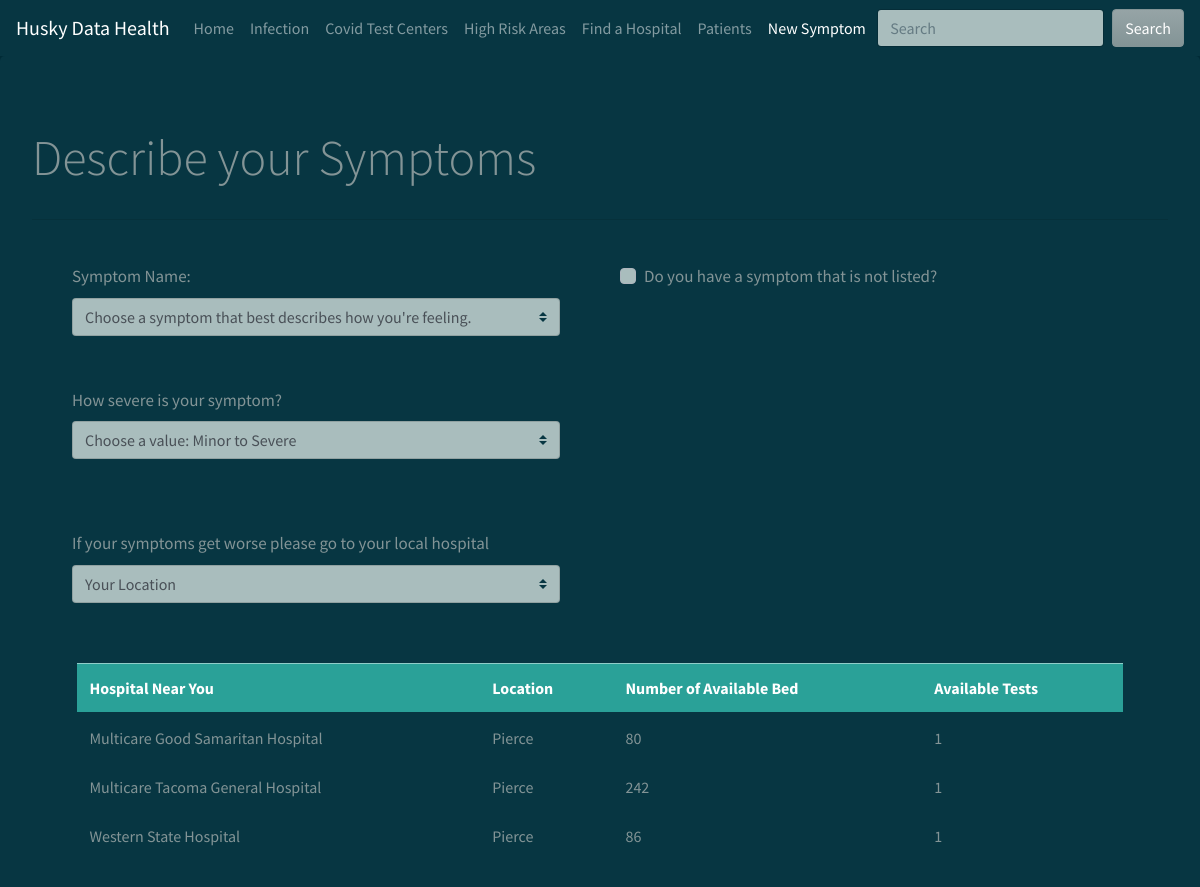
/new_symptoms.php?hospital_county=Pierce, run on the app's committed database.
### tables this page shows
CREATE TABLE `HOSPITAL` (
  `hospital_name` varchar(256) NOT NULL,
  `total_bed` int(11) NOT NULL,
  `occupy_bed` int(11) DEFAULT '0',
  `availability_bed` int(11) DEFAULT NULL,
  `county` varchar(128) DEFAULT NULL,
  `covid_test` int(11) NOT NULL
);

### new_symptoms.php (the view, shortened to what this page needs)
<!DOCTYPE html>
<html lang="en">
    <head>
        <link rel="stylesheet" href="https://bootswatch.com/4/solar/bootstrap.min.css">
        <link rel="stylesheet" type="text/css" href="styleguide_general.css">
    </head>
    <body>
        <nav class="navbar navbar-expand-lg navbar-dark bg-dark">
            <a class="navbar-brand" href="#">Husky Data Health</a>
            <div class="collapse navbar-collapse" id="navbarColor02">
                <ul class="navbar-nav mr-auto">
                    <li class="nav-item">
                        <a class="nav-link" href="index.php">Home
                        </a>
                    </li>
                    <li class="nav-item">
                        <a class="nav-link" href="infection.php">Infection</a>
                    </li>
                    <li class="nav-item">
                        <a class="nav-link" href="covid_test_center.php">Covid Test Centers</a>
                    </li>
                    <li class="nav-item">
                        <a class="nav-link" href="high_risk.php">High Risk Areas</a>
                    </li>
                    <li class="nav-item">
                        <a class="nav-link" href="hospital.php">Find a Hospital</a>
                    </li>
                    <li class="nav-item">
                        <a class="nav-link" href="patient.php">Patients</a>
                    </li>
                    <li class="nav-item active">
                        <a class="nav-link" href="new_symptoms.php">New Symptom</a>
                    </li>
                </ul>
                <form class="form-inline my-2 my-lg-0">
                    <input class="form-control mr-sm-2" type="text" placeholder="Search">
                    <button class="btn btn-secondary my-2 my-sm-0" type="submit">Search</button>
                </form>
            </div>
        </nav>
        <div class="jumbotron">
            <p style="font-size: 50px" class="lead">Describe your Symptoms</p>
            <hr class="my-4">
            <form id="form-one" method="POST" action="new_symptoms.php">
                <div class = "float-container">
                <div class="float-child">
                    <div class="form-group">
                        <label style="font-size: 17px" for="symptom_select">Symptom Name:
                        </label>
                        <select class = "custom-select" name="symptom_desc"  id='symptom_select' onchange='changeVisibilityHide(); hideAlert()'>
                            <option selected>Choose a symptom that best describes how you're feeling.</option>
                        </select>
                    </div>
                </div>
                    <div class="float-child">
                        <div id="new-symptom" class="form-group">
                            <div class="custom-control custom-checkbox">
                                <label style="font-size: 17px" id='new-symptom-label' class="custom-control-label" for="new-symptom-checkbox">Do you have a symptom that is not listed?</label>
                            </div>
                        </div>
                    </div>
                </div>
                <div class="float-child2">
                    <div class="form-group" id="severity_dropdown" >
                        <label style="font-size: 17px" for="severity-select" id="severity_selector_label">How severe is your symptom?</label>
                        <select class="custom-select" name="severity" id="severity-select" onchange='changeVisibility(); hospitalNearYouVisible()'>
                            <option selected>Choose a value: Minor to Severe </option>
                        </select>
                    </div>
                </div>
                <div class="container">
                    <div class="btn-holder">
                    </div>
                </div>
            </form>
        <form  class ="second_form" id='hospital_near_you' style='visibility: visible' method="GET" action="new_symptoms.php">
            <div class="form-group">
                <div class="small-container">
                <label style="font-size: 17px" for="county_control_form">If your symptoms get worse please go to your local hospital
                </label>
                <select class = "custom-select" name="hospital_county" onchange='this.form.submit()'id='county_control_form'>
                    <option selected>Your Location</option>
                    <?php
                    $connection = mysqli_connect(DBHOST, DBUSER, DBPASS, DBNAME);
                    ?>
                </select>
                </div>
            </div>
            <?php
            if ($_SERVER["REQUEST_METHOD"] == "GET")
            {
            if (isset($_GET['hospital_county']) )
            {
            ?>
            <p>&nbsp;</p>
            <div class="second-container">
            <table class="table table-hover">
                <thead>
                <tr class="table-success">
                    <th scope="col">Hospital Near You</th>
                    <th scope="col">Location</th>
                    <th scope="col">Number of Available Bed</th>
                    <th scope="col">Available Tests</th>
                </tr>
                </thead>
                <?php
                $sql = "SELECT hospital_name, county, availability_bed, covid_test
                        FROM HOSPITAL
                      WHERE county = '{$_GET['hospital_county']}'";
                if ($result = mysqli_query($connection, $sql))
                {
                    while($row = mysqli_fetch_assoc($result))
                    {
                        ?>
                        <tr>
                            <td><?php echo $row['hospital_name'] ?></td>
                            <td><?php echo $row['county'] ?></td>
                            <td><?php echo $row['availability_bed'] ?></td>
                            <td><?php echo $row['covid_test'] ?></td>
                        </tr>
                        <?php
                    }
                }
                }
                }
                ?>
            </table>
            </div>
        </form>
        </div>
    </body>
</html>

### styleguide_general.css (style rules this page uses)
.float-container { padding: 20px; }
.float-child { width: 50%; float: left; padding-left:20px; padding-bottom: 10px; padding-right: 40px; }
.float-child2 { width:50%; float:bottom; padding-left: 40px; padding-right: 40px; padding-top: 40px; }
.container { justify-content: space-between; flex-direction: column; height: 5vh; display: flex; }
.container .btn-holder { justify-content: left; padding-left: 40%; display:flex; }
#new-symptom-label { padding-bottom:9px; }
.small-container { width: 50%; float: left; padding-left:40px; padding-bottom: 60px; padding-right: 40px; }
.second-container { padding-left:4%; padding-right:4%; width:100%; justify-content: center; display:flex; }

### data on the page
hospital: hospital_name "Multicare Good Samaritan Hospital", county "Pierce", availability_bed "80", covid_test "1"
hospital: hospital_name "Multicare Tacoma General Hospital", county "Pierce", availability_bed "242", covid_test "1"
hospital: hospital_name "Western State Hospital", county "Pierce", availability_bed "86", covid_test "1"
